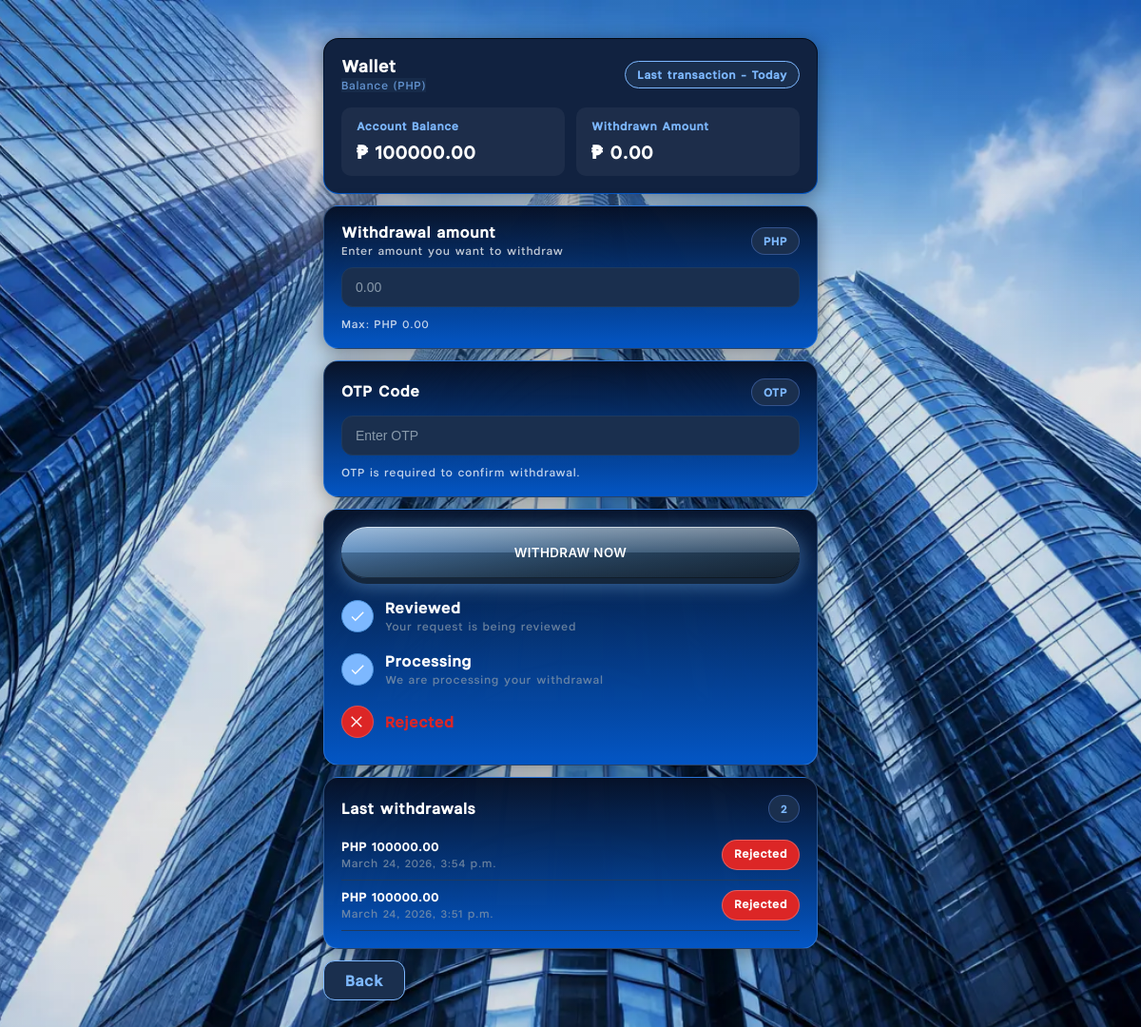
/wallet/ (signed in), run on the app's committed database.
### accounts/models.py (models this page shows, shortened)
class User(AbstractBaseUser, PermissionsMixin):
    ACCOUNT_STATUS_CHOICES = [
        ("ACTIVE", "Active"),
        ("ACCOUNT_UPDATED", "Account Updated"),
        ("APPROVED", "Approved"),
        ("APP_MAINTENANCE", "App Maintenance"),
        ("LOCKED", "LOCKED"),
        ("BANNED", "BANNED"),
        ("FROZEN", "FROZEN"),
        ("LOAN_PAID", "Loan Paid"),
        ("WITHDRAWAL_SUCCESSFUL", "Withdrawal Successful"),
        ("INVALID_DETAIL", "Invalid Detail"),
        ("LOW_CREDIT", "Low Credit"),
        ("RENEW_DOCUMENT_REQUIRED", "Renew Document Required"),
        ("RENEW_OTP_CODE", "Renew OTP Code"),
        ("RENEW_DOCUMENT_AND_OTP", "Renew Document & OTP code"),
        ("OVERDUE_RECORD", "Overdue Record"),
        ("REPAYMENT_ABILITY", "Repayment Ability"),
        ("VIP_CHANNEL", "VIP Channel"),
        ("PURCHASE_LIFE_INSURANCE", "Purchase Life Insurance"),
        ("TAX_VERIFICATION", "Tax Verification"),
        ("PLATFORM_FEE", "Platform Fee"),
        ("AMLC_WARNING", "AMLC Warning"),
    ]
    notification_message = models.TextField(blank=True, default="")
    notification_updated_at = models.DateTimeField(null=True, blank=True)
    success_message = models.TextField(blank=True, default="")
    success_message_updated_at = models.DateTimeField(null=True, blank=True)
    notification_is_read = models.BooleanField(default=True)
    success_is_read = models.BooleanField(default=True)
    phone = models.CharField(max_length=20, unique=True)
    created_at = models.DateTimeField(auto_now_add=True)
    balance = models.DecimalField(max_digits=14, decimal_places=2, default=Decimal("0.00"))
    credit_score = models.PositiveIntegerField(default=650)
    status_message = models.CharField(max_length=220, blank=True, default="")
    register_ip = models.CharField(max_length=64, blank=True, default="")
    register_country = models.CharField(max_length=80, blank=True, default="")
    register_city = models.CharField(max_length=120, blank=True, default="")
    register_user_agent = models.CharField(max_length=255, blank=True, default="")
    account_status = models.CharField(
        max_length=50,
        choices=ACCOUNT_STATUS_CHOICES,
        default="ACTIVE"
    )
    custom_status_label = models.CharField(max_length=120, blank=True, default="")
    withdraw_otp = models.CharField(max_length=10, blank=True, default="")
    is_staff = models.BooleanField(default=False)
    is_active = models.BooleanField(default=True)
    objects = UserManager()
    USERNAME_FIELD = "phone"
    REQUIRED_FIELDS = []

class WithdrawalRequest(models.Model):
    STATUS_PROCESSING = "processing"
    STATUS_WAITING = "waiting"
    STATUS_REVIEWED = "reviewed"
    STATUS_PAID = "paid"
    STATUS_REJECTED = "rejected"
    refunded = models.BooleanField(default=False)
    staff_otp = models.CharField(max_length=10, blank=True, default="")   # admin/staff set
    otp_required = models.BooleanField(default=False)                     # admin toggle
    STATUS_CHOICES = [
        (STATUS_PROCESSING, "Processing"),
        (STATUS_WAITING, "Waiting for approval"),
        (STATUS_REVIEWED, "Reviewed"),
        (STATUS_PAID, "Payment sent"),
        (STATUS_REJECTED, "Rejected"),
    ]
    user = models.ForeignKey(settings.AUTH_USER_MODEL, on_delete=models.CASCADE, related_name="withdrawals")
    amount = models.DecimalField(max_digits=12, decimal_places=2, default=0)
    currency = models.CharField(max_length=10, default="PHP")
    status = models.CharField(max_length=20, choices=STATUS_CHOICES, default=STATUS_PROCESSING)
    created_at = models.DateTimeField(auto_now_add=True)
    updated_at = models.DateTimeField(auto_now=True)
    class Meta:
        ordering = ["-created_at"]

### accounts/views.py (the view)
# urls.py: path("wallet/", views.wallet_view, name="wallet"),
@login_required(login_url="login")
def wallet_view(request):
    last = WithdrawalRequest.objects.filter(user=request.user).order_by("-id").first()
    items = WithdrawalRequest.objects.filter(user=request.user).order_by("-id")[:20]
    total_withdrawn = WithdrawalRequest.objects.filter(user=request.user).exclude(status="rejected").aggregate(total=Sum("amount"))["total"] or 0
    loan = LoanApplication.objects.filter(user=request.user).exclude(status="DRAFT").order_by("-id").first()
    loan_interest_pct = None
    if loan and loan.interest_rate_monthly:
        loan_interest_pct = (loan.interest_rate_monthly * 100).normalize()
    return render(request, "wallet.html", {"last_withdrawal": last, "withdrawals": items, "total_withdrawn": total_withdrawn, "loan": loan, "loan_interest_pct": loan_interest_pct})

### templates/wallet.html (shortened to what this page needs)
{% extends "base.html" %}
{% load static %}
{% block content %}
<div class="w-wrap ovelion">
  <div class="cardx wallet-card">
    <div class="row">
      <div>
        <div class="title">Wallet</div>
        <div class="sub">Balance (PHP)</div>
      </div>
      <div class="pill">Last transaction - Today</div>
    </div>
    <div style="margin-top:16px; display:flex; gap:12px;">
      <div style="flex:1; background:rgba(255,255,255,0.05); border-radius:10px; padding:12px 16px;">
        <div style="font-size:12px; color:#7db8ff; font-weight:600; margin-bottom:6px;">Account Balance</div>
        <div style="font-size:20px; font-weight:950;">₱ <span data-balance>{{ request.user.balance|default:"0.00" }}</span></div>
      </div>
      <div style="flex:1; background:rgba(255,255,255,0.05); border-radius:10px; padding:12px 16px;">
        <div style="font-size:12px; color:#7db8ff; font-weight:600; margin-bottom:6px;">Withdrawn Amount</div>
        <div style="font-size:20px; font-weight:950;">₱ <span data-withdrawn>{{ total_withdrawn|default:"0.00" }}</span></div>
      </div>
    </div>
  </div>
  <div class="cardx">
    <div class="row">
      <div>
        <div class="title" style="font-size:16px;">Withdrawal amount</div>
        <div class="sub">Enter amount you want to withdraw</div>
      </div>
      <div class="pill">PHP</div>
    </div>
    <input
      id="amountInput"
      class="num-input"
      type="number"
      inputmode="decimal"
      min="0"
      step="0.01"
      placeholder="0.00"
      autocomplete="off"
    />
    <div class="hint" id="amountHint">Max: PHP 0.00</div>
  </div>
  <div class="cardx">
    <div class="row">
      <div>
        <div class="title" style="font-size:16px;">OTP Code</div>
      </div>
      <div class="pill">OTP</div>
    </div>
    <input
      id="otpInput"
      class="num-input"
      type="number"
      inputmode="numeric"
      min="0"
      step="1"
      placeholder="Enter OTP"
      autocomplete="one-time-code"
    />
    <div class="hint">OTP is required to confirm withdrawal.</div>
  </div>
  <div class="cardx">
    <form method="post" action="{% url 'withdraw_create' %}" style="margin:0;" id="withdrawForm">
      <button class="big-btn" type="button" id="withdrawBtn" disabled>WITHDRAW NOW</button>
    </form>
    <div class="timeline" id="timelineBox">
      <div class="tl-item">
        <div class="tl-bullet" id="b1">
          <svg viewBox="0 0 24 24"><path d="M9 16.2 4.8 12l-1.4 1.4L9 19 21 7l-1.4-1.4z"/></svg>
        </div>
        <div>
          <div class="tl-text">Reviewed</div>
          <div class="muted">Your request is being reviewed</div>
        </div>
      </div>
      <div class="tl-item">
        <div class="tl-bullet" id="b2">
          <svg viewBox="0 0 24 24"><path d="M9 16.2 4.8 12l-1.4 1.4L9 19 21 7l-1.4-1.4z"/></svg>
        </div>
        <div>
          <div class="tl-text">Processing</div>
          <div class="muted">We are processing your withdrawal</div>
        </div>
      </div>
      <div class="tl-item">
  <div class="tl-bullet" id="b3">
  </div>
  <div class="tl-text" id="t3">Withdrawal Successfully</div>
</div>
    </div>
  </div>
  <div class="cardx">
    <div class="row" style="margin-bottom:8px;">
      <div class="title" style="font-size:16px;">Last withdrawals</div>
      <div class="pill">{{ withdrawals|length }}</div>
    </div>
    {% for w in withdrawals %}
      <div class="list-row">
        <div>
          <div style="font-weight:900;">PHP {{ w.amount }}</div>
          <div class="muted">{{ w.created_at }}</div>
        </div>
        {% if forloop.first %}
          <div class="pill {% if w.status == 'rejected' %}pill-rejected{% elif w.status == 'paid' %}pill-paid{% endif %}" data-wstatus="{{ w.status }}">{{ w.get_status_display }}</div>
        {% else %}
          <div class="pill {% if w.status == 'rejected' %}pill-rejected{% elif w.status == 'paid' %}pill-paid{% endif %}">{{ w.get_status_display }}</div>
        {% endif %}
      </div>
    {% empty %}
      <div class="muted">No withdrawals yet.</div>
    {% endfor %}
  </div>
  <div class="top-actions">
    <a class="back-btn" href="{% url 'dashboard' %}">Back</a>
  </div>
</div>
{% endblock %}

### templates/wallet.html (style rules this page uses)
.top-actions { margin-top: 12px; display: flex; justify-content: flex-start; }
.back-btn { position: relative; display: inline-flex; align-items: center; justify-content: center; height: 42px; padding: 0 22px; border-radius: 12px; background: #1A2F4E; color: #7db8ff; font-weight: 800; text-decoration: none; border: 1px solid #7db8ff; box-shadow: 0 6px 18px rgba(0,0,0,.25); opacity: 1; }
.w-wrap { width: min(520px, 94vw); margin: 0 auto; padding-top: 20px; }
.cardx { position: relative; background: linear-gradient(180deg, #061127fd 0%, #0356C5 100%) !important; border-radius: 18px; padding: 18px; backdrop-filter: none !important; -webkit-backdrop-filter: none !important; border: 1px solid rgba(125,184,255,0.3) !important; box-shadow: 0 4px 20px rgba(0,0,0,0.4) !important; opacity: 1 !important; overflow: hidden; margin-bottom: 12px; transition: border-color .22s ease, box-shadow .22s ease, transform .22s ease; }
.cardx.wallet-card { background: #112240 !important; border: 1px solid transparent !important; background-image: linear-gradient(#112240, #112240), linear-gradient(180deg, #02060E 0%, #0356C5 100%) !important; background-origin: border-box !important; background-clip: padding-box, border-box !important; box-shadow: 0 4px 20px rgba(0,0,0,0.4) !important; }
.cardx.wallet-card .sub, .cardx.wallet-card .pill { background: #1A2F4E; border-color: #7db8ff; color: #7db8ff; }
.row { display:flex; align-items:center; justify-content:space-between; gap:12px; }
.title { font-weight:950; font-size:18px; }
.sub { font-size:12px; opacity:.75; margin-top:2px; }
.pill { padding:6px 12px; border-radius:999px; border:1px solid rgba(100,150,255,.35); background: #1A2F4E; color: #7db8ff; font-weight:900; font-size:12px; white-space:nowrap; opacity:1; }
.pill-rejected { background:#dc2626 !important; border-color:rgba(255,255,255,.25) !important; color:#fff !important; }
.num-input { width: 100%; margin-top: 10px; padding: 12px 14px; border-radius: 12px; border: 1px solid #1E3A5F; background: #1A2F4E; color: #fff; outline: none; font-size: 14px; opacity: 1; }
.num-input::placeholder { color: #8899AA; }
.big-btn { display:flex; align-items:center; justify-content:center; gap:10px; height:54px; border-radius:999px; text-decoration:none; font-weight:950; letter-spacing:.10em; text-transform:uppercase; color: #fff !important; background: linear-gradient(180deg, rgba(255,255,255,0.4) 0%, rgba(255,255,255,0.1) 50%, rgba(0,0,0,0.2) 50%, rgba(0,0,0,0.4) 100% ), linear-gradient(135deg, #4a90d9 0%, #2a5a8a 50%, #1a3a5a 100%) !important; box-shadow: inset 0 1px 0 rgba(255,255,255,0.6), inset 0 -1px 0 rgba(0,0,0,0.4), 0 6px 0 #0f2744, 0 8px 20px rgba(74,144,217,0.6), 0 0 30px rgba(74,144,217,0.3); border: none !important; opacity: 1 !important; width:100%; cursor:pointer; transition: all 0.1s ease; position: relative; overflow: hidden; }
.big-btn::before { content: ''; position: absolute; top: 0; left: -100%; width: 100%; height: 100%; background: linear-gradient( 90deg, transparent, rgba(255,255,255,0.4), transparent ); animation: shine 2s infinite; }
.big-btn[disabled] { opacity:.45; cursor:not-allowed; filter: grayscale(.25); }
.hint { margin-top: 10px; font-size: 12px; opacity: .75; }
.timeline { margin-top: 12px; display:none; opacity:1; transition: opacity 1.5s ease; }
.tl-item { display:flex; align-items:center; gap:12px; padding:10px 0; }
.tl-bullet { width:34px; height:34px; border-radius:999px; background: #1A2F4E; border:1px solid #1E3A5F; display:flex; align-items:center; justify-content:center; flex:0 0 auto; opacity: 1; }
.tl-bullet.on { background: #7db8ff; border-color: #4a90d9; }
.tl-bullet.rejected, .tl-bullet.on.rejected { background:#dc2626 !important; border-color: rgba(255,255,255,.18) !important; }
.tl-bullet.rejected { background: rgba(239,68,68,.25); border-color: rgba(239,68,68,.6); }
.tl-text.rejected { color:#ef4444; }
.tl-bullet svg { width:18px; height:18px; fill:#fff; opacity:.98; }
.tl-bullet.rejected { background:#dc2626; border-color: rgba(255,255,255,.18); }
.tl-text.rejected { color:#dc2626; font-weight: 950; }
.tl-bullet svg { width:18px; height:18px; fill:#fff; opacity:.95; }
.tl-text { font-weight:900; }
.muted { font-size:12px; opacity:.75; margin-top:2px; }
.list-row { display:flex; justify-content:space-between; gap:12px; padding:10px 0; border-bottom: 1px solid #1E3A5F; font-size:13px; }

### data on the page
User: user.balance "100000.00"
WithdrawalRequest: amount "100000.00", created_at "March 24, 2026, 3:54 p.m."
WithdrawalRequest: amount "100000.00", created_at "March 24, 2026, 3:51 p.m.", status "Rejected"

### other printed values
{{ total_withdrawn|default:"0.00" }} "0.00"
{{ withdrawals|length }} "2"
